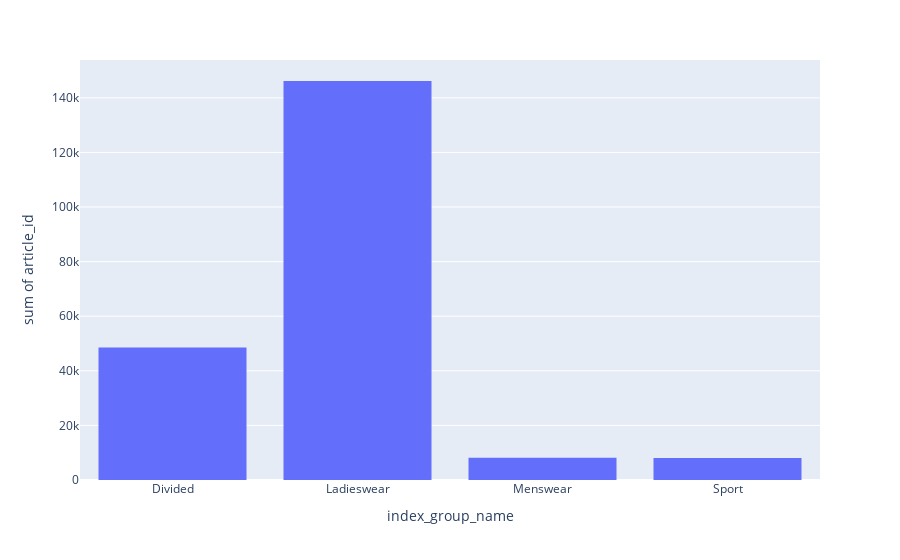

The notebook cell saved with this chart:
### Code cell
plot_feature(detailed_transactions, "index_group_name")

### Figure 1 — Plotly figure (JSON) as saved in the notebook; plotly's stock layout.template omitted (floating-point values rounded to 4 significant figures)
{"data": [{"bingroup": "x", "histfunc": "sum", "hovertemplate": "index_group_name=%{x}<br>sum of article_id=%{y}<extra></extra>", "legendgroup": "", "marker": {"color": "#636efa", "pattern": {"shape": ""}}, "name": "", "orientation": "v", "showlegend": false, "type": "histogram", "x": ["Divided", "Ladieswear", "Menswear", "Sport"], "xaxis": "x", "y": [48541, 146177, 8182, 8088], "yaxis": "y"}], "layout": {"barmode": "relative", "legend": {"tracegroupgap": 0}, "margin": {"t": 60}, "xaxis": {"anchor": "y", "domain": [0, 1], "title": {"text": "index_group_name"}}, "yaxis": {"anchor": "x", "domain": [0, 1], "title": {"text": "sum of article_id"}}}}
